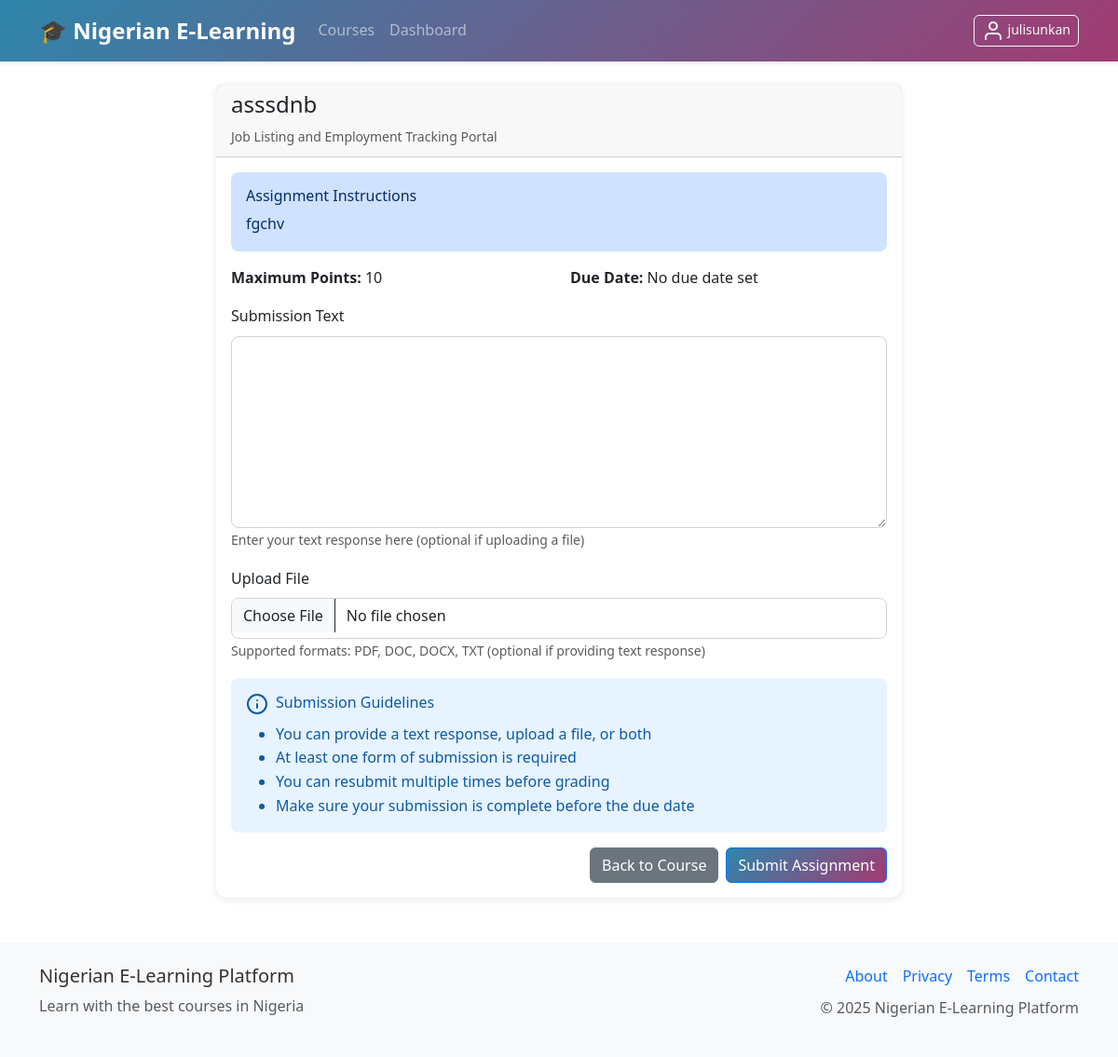
Page /assignments/1/submit (signed in) on the earlier database version.
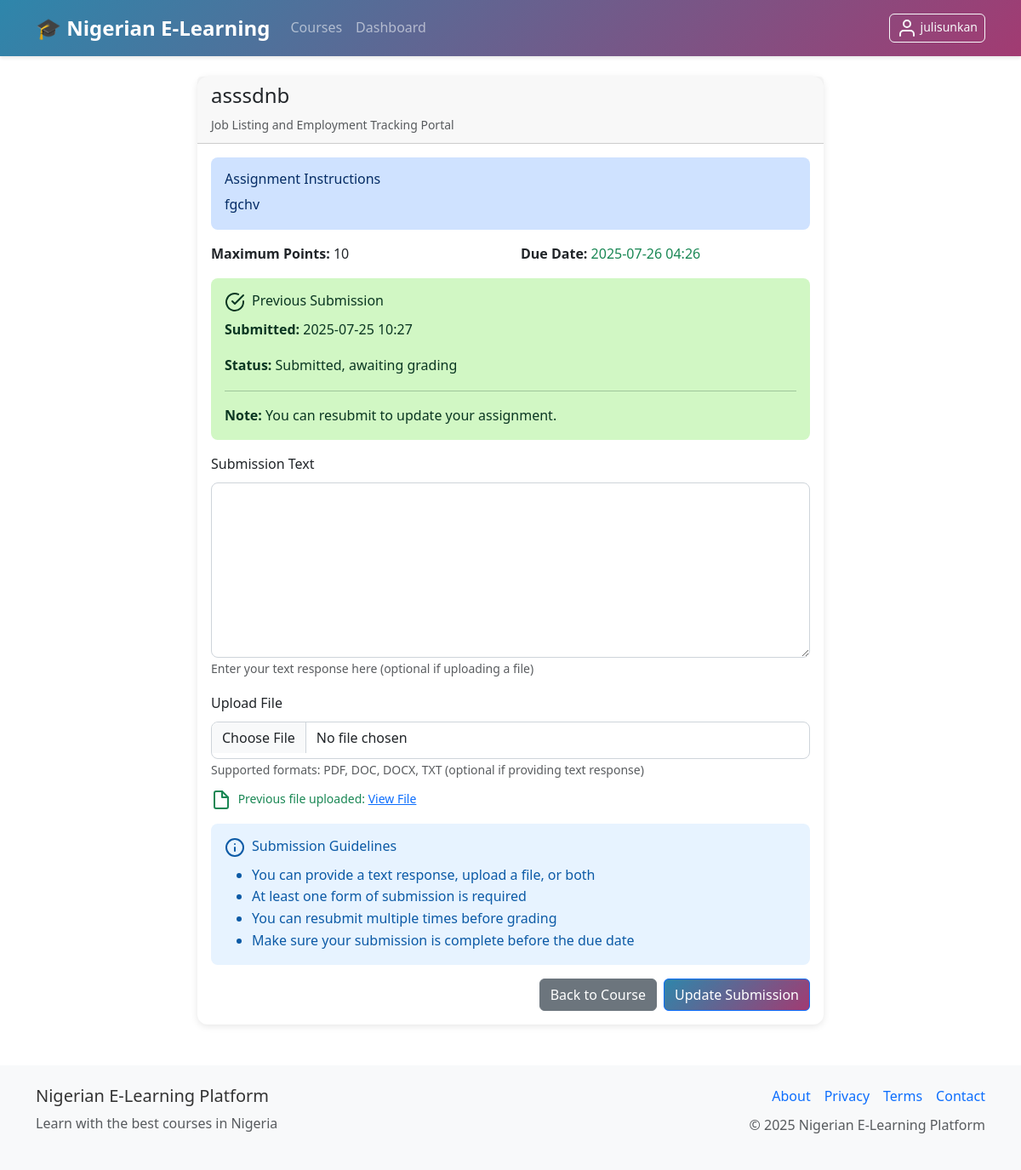
Same page on the later database version.
### models.py (models this page shows, shortened)
class Assignment(db.Model):
    id = db.Column(db.Integer, primary_key=True)
    title = db.Column(db.String(200), nullable=False)
    description = db.Column(db.Text)
    instructions = db.Column(db.Text)
    course_id = db.Column(db.Integer, db.ForeignKey('course.id'), nullable=False)
    due_date = db.Column(db.DateTime)
    max_points = db.Column(db.Integer, default=100)
    is_active = db.Column(db.Boolean, default=True)
    max_credits = db.Column(db.Integer, default=15)  # Maximum credits for this assignment
    pass_threshold = db.Column(db.Float, default=60.0)  # Minimum percentage to earn credits
    created_at = db.Column(db.DateTime, default=datetime.utcnow)
    submissions = db.relationship('AssignmentSubmission', backref='assignment', lazy='dynamic', cascade='all, delete-orphan')

class AssignmentSubmission(db.Model):
    id = db.Column(db.Integer, primary_key=True)
    user_id = db.Column(db.Integer, db.ForeignKey('user.id'), nullable=False)
    assignment_id = db.Column(db.Integer, db.ForeignKey('assignment.id'), nullable=False)
    content = db.Column(db.Text)
    file_path = db.Column(db.String(500))
    score = db.Column(db.Float)
    feedback = db.Column(db.Text)
    submitted_at = db.Column(db.DateTime, default=datetime.utcnow)
    graded_at = db.Column(db.DateTime)

### routes.py (the view, shortened to what this page needs)
@app.route('/assignments/<int:assignment_id>/submit', methods=['GET', 'POST'])
@login_required
def submit_assignment(assignment_id):
    assignment = Assignment.query.get_or_404(assignment_id)
    if not current_user.can_access_course(assignment.course):
        flash('You need to enroll in this course first', 'warning')
        return redirect(url_for('course_detail', course_id=assignment.course_id))
    existing_submission = AssignmentSubmission.query.filter_by(
        user_id=current_user.id,
        assignment_id=assignment_id
    ).first()
    form = AssignmentSubmissionForm()
    return render_template('assignments/submit.html', form=form, assignment=assignment, submission=existing_submission, now=dt.utcnow())

### forms.py
class AssignmentSubmissionForm(FlaskForm):
    content = TextAreaField('Submission Text')
    file = FileField('Upload File', validators=[FileAllowed(['pdf', 'doc', 'docx', 'txt'], 'Documents only!')])

### app.py (called while the page is built)
@login_manager.user_loader
def load_user(user_id):
    from models import User
    return User.query.get(int(user_id))

### models.py (called while the page is built, shortened)
    def can_access_course(self, course):
        if self.role in ['admin', 'instructor', 'tutor']:
            return True

### routes.py (called while the page is built)
@app.context_processor
def inject_settings():
    settings = SystemSettings.query.first()
    return dict(settings=settings)

### templates/assignments/submit.html (shortened to what the changed rows need)
{% extends "base.html" %}
{% block content %}
<div class="row justify-content-center">
    <div class="col-md-8">
        <div class="card">
            <div class="card-header">
                <h4>{{ assignment.title }}</h4>
                <small class="text-muted">{{ assignment.course.title }}</small>
            </div>
            <div class="card-body">
                <div class="alert alert-primary">
                    <h6>Assignment Instructions</h6>
                    <div>{{ assignment.description|safe }}</div>
                </div>
                <div class="row mb-3">
                    <div class="col-md-6">
                        <strong>Maximum Points:</strong> {{ assignment.max_points }}
                    </div>
                    <div class="col-md-6">
                        {% if assignment.due_date %}
                        <strong>Due Date:</strong>
                        <span class="{% if assignment.due_date < now %}text-danger{% else %}text-success{% endif %}">
                            {{ assignment.due_date.strftime('%Y-%m-%d %H:%M') }}
                        </span>
                        {% else %}
                        <strong>Due Date:</strong> No due date set
                        {% endif %}
                    </div>
                </div>
                {% if submission %}
                <div class="alert alert-success">
                    <h6><i data-feather="check-circle" class="me-2"></i>Previous Submission</h6>
                    <p><strong>Submitted:</strong> {{ submission.submitted_at.strftime('%Y-%m-%d %H:%M') }}</p>
                    {% if submission.score is not none %}
                    <p><strong>Score:</strong> {{ submission.score }}/{{ assignment.max_points }}</p>
                    {% if submission.feedback %}
                    <p><strong>Feedback:</strong> {{ submission.feedback }}</p>
                    {% endif %}
                    {% else %}
                    <p><strong>Status:</strong> Submitted, awaiting grading</p>
                    {% endif %}
                    <hr>
                    <p class="mb-0"><strong>Note:</strong> You can resubmit to update your assignment.</p>
                </div>
                {% endif %}
                <form method="POST" enctype="multipart/form-data">
                    <div class="mb-3">
                        {{ form.content.label(class="form-label") }}
                        {{ form.content(class="form-control", rows="8", value=submission.content if submission else "") }}
                        <small class="form-text text-muted">Enter your text response here (optional if uploading a file)</small>
                    </div>
                    <div class="mb-3">
                        {% if submission and submission.file_path %}
                        <div class="mt-2">
                            <small class="text-success">
                                <i data-feather="file" class="me-1"></i>
                                Previous file uploaded:
                                <a href="{{ url_for('uploaded_file', filename=submission.file_path.replace('uploads/', '')) }}" target="_blank">
                                    View File
                                </a>
                            </small>
                        </div>
                        {% endif %}
                    </div>
                    <div class="d-grid gap-2 d-md-flex justify-content-md-end">
                        <a href="{{ url_for('course_detail', course_id=assignment.course_id) }}" class="btn btn-secondary">Back to Course</a>
                        <button type="submit" class="btn btn-primary">
                            {% if submission %}Update Submission{% else %}Submit Assignment{% endif %}
                        </button>
                    </div>
                </form>
            </div>
        </div>
    </div>
</div>
{% endblock %}

Differences in the rows shown:
changed Assignment "asssdnb": due_date (not shown) → "2025-07-26 04:26"
added AssignmentSubmission: submitted_at "2025-07-25 10:27"
Other differences:
text no longer shown: "No due date set Submit Assignment"
text now shown: "Previous Submission Submitted: Status: Submitted, awaiting grading Note: You can resubmit to update your assignment. Previous file uploaded: View File Update Submission"
